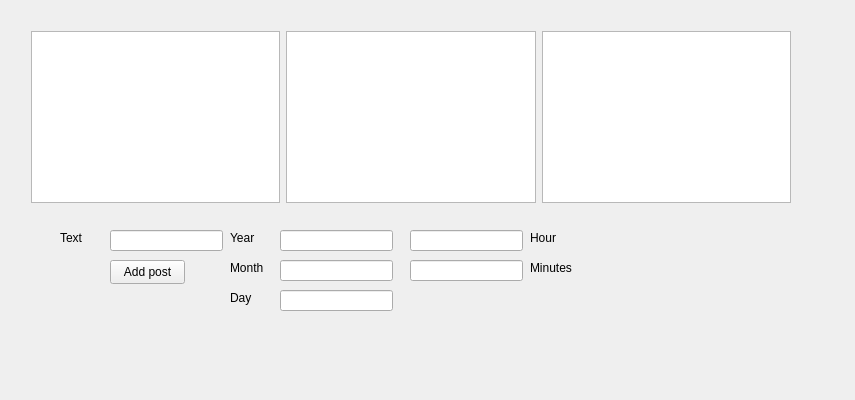
<?xml version="1.0" encoding="UTF-8"?>
<ui version="4.0">
 <class>GuiClass</class>
 <widget class="QWidget" name="GuiClass">
  <property name="geometry">
   <rect>
    <x>0</x>
    <y>0</y>
    <width>855</width>
    <height>400</height>
   </rect>
  </property>
  <property name="windowTitle">
   <string>Gui</string>
  </property>
  <widget class="QLineEdit" name="lineEdit">
   <property name="geometry">
    <rect>
     <x>110</x>
     <y>230</y>
     <width>113</width>
     <height>21</height>
    </rect>
   </property>
  </widget>
  <widget class="QLineEdit" name="lineEdit_3">
   <property name="geometry">
    <rect>
     <x>280</x>
     <y>230</y>
     <width>113</width>
     <height>21</height>
    </rect>
   </property>
  </widget>
  <widget class="QLineEdit" name="lineEdit_4">
   <property name="geometry">
    <rect>
     <x>280</x>
     <y>260</y>
     <width>113</width>
     <height>21</height>
    </rect>
   </property>
  </widget>
  <widget class="QLineEdit" name="lineEdit_5">
   <property name="geometry">
    <rect>
     <x>280</x>
     <y>290</y>
     <width>113</width>
     <height>21</height>
    </rect>
   </property>
  </widget>
  <widget class="QLineEdit" name="lineEdit_6">
   <property name="geometry">
    <rect>
     <x>410</x>
     <y>230</y>
     <width>113</width>
     <height>21</height>
    </rect>
   </property>
  </widget>
  <widget class="QLineEdit" name="lineEdit_7">
   <property name="geometry">
    <rect>
     <x>410</x>
     <y>260</y>
     <width>113</width>
     <height>21</height>
    </rect>
   </property>
  </widget>
  <widget class="QLabel" name="label">
   <property name="geometry">
    <rect>
     <x>230</x>
     <y>230</y>
     <width>49</width>
     <height>16</height>
    </rect>
   </property>
   <property name="text">
    <string>Year</string>
   </property>
  </widget>
  <widget class="QLabel" name="label_2">
   <property name="geometry">
    <rect>
     <x>230</x>
     <y>260</y>
     <width>49</width>
     <height>16</height>
    </rect>
   </property>
   <property name="text">
    <string>Month</string>
   </property>
  </widget>
  <widget class="QLabel" name="label_3">
   <property name="geometry">
    <rect>
     <x>230</x>
     <y>290</y>
     <width>49</width>
     <height>16</height>
    </rect>
   </property>
   <property name="text">
    <string>Day</string>
   </property>
  </widget>
  <widget class="QLabel" name="label_4">
   <property name="geometry">
    <rect>
     <x>60</x>
     <y>230</y>
     <width>49</width>
     <height>16</height>
    </rect>
   </property>
   <property name="text">
    <string>Text</string>
   </property>
  </widget>
  <widget class="QLabel" name="label_5">
   <property name="geometry">
    <rect>
     <x>530</x>
     <y>230</y>
     <width>49</width>
     <height>16</height>
    </rect>
   </property>
   <property name="text">
    <string>Hour</string>
   </property>
  </widget>
  <widget class="QLabel" name="label_6">
   <property name="geometry">
    <rect>
     <x>530</x>
     <y>260</y>
     <width>49</width>
     <height>16</height>
    </rect>
   </property>
   <property name="text">
    <string>Minutes</string>
   </property>
  </widget>
  <widget class="QPushButton" name="pushButton">
   <property name="geometry">
    <rect>
     <x>110</x>
     <y>260</y>
     <width>75</width>
     <height>24</height>
    </rect>
   </property>
   <property name="text">
    <string>Add post</string>
   </property>
  </widget>
  <widget class="QWidget" name="">
   <property name="geometry">
    <rect>
     <x>20</x>
     <y>20</y>
     <width>782</width>
     <height>194</height>
    </rect>
   </property>
   <layout class="QHBoxLayout" name="horizontalLayout">
    <item>
     <widget class="QListWidget" name="listWidget_feed"/>
    </item>
    <item>
     <widget class="QListWidget" name="listWidget_posts"/>
    </item>
    <item>
     <widget class="QListWidget" name="listWidget_subscription"/>
    </item>
   </layout>
  </widget>
 </widget>
 <layoutdefault spacing="6" margin="11"/>
 <resources>
  <include location="Gui.qrc"/>
 </resources>
 <connections/>
</ui>
